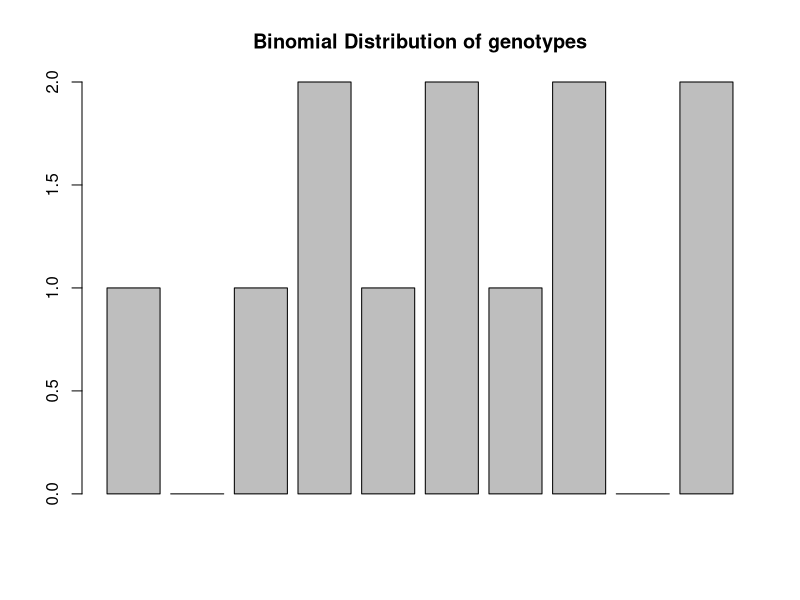
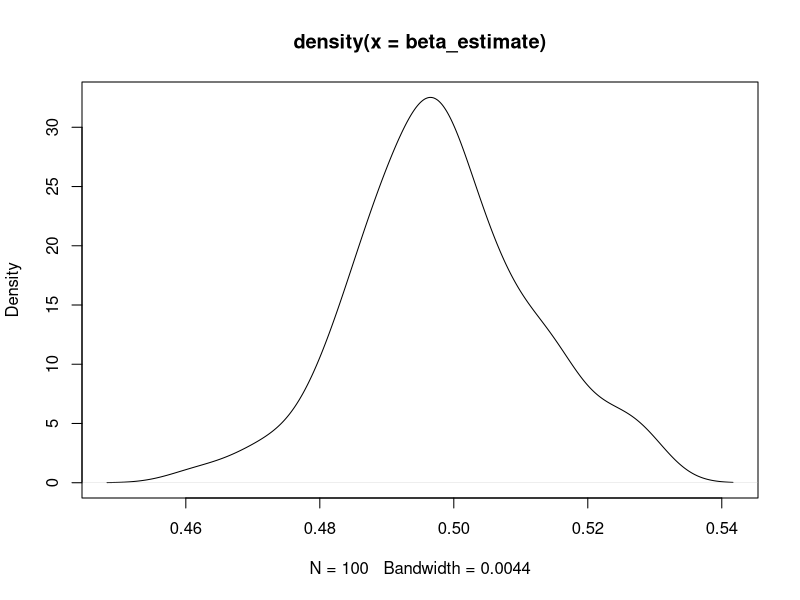

Here is the R script that generated these plots, in order:
x <- c(1, 0, 2, 1, 1, 0, 1, 2, 0, 0)
size <- 2
p <- 0.5

#Plot binomial 
geno <- rbinom(x, size, p)
barplot(geno, main="Binomial Distribution of genotypes")

#Observed counts from random binomial
observed <- factor(geno, levels=c(0, 1, 2))
table(observed)

#Expected counts from random binomial
expected <- c(p^2*10, 2*p*(1-p)*10, (1-p)^2*10)
table(expected, levels = c(0,1,2))

#-------------------------------------------------------------------

#GWAS Lin Reg

G_maf_p <- 0.39 #minor allele frequency
true_beta = 0.5 #effect size
beta_0 <- 0
n <- 1000
sigma <- 0.31
beta_estimate <- numeric(100)

for (j in 1:100) {
  set.seed(j)
  epsilon = rnorm(n, 0, sigma)
  genotypes = rbinom(n, 2, G_maf_p)
  table (genotypes) #just checking

  #now we generate phenotypes
  phenotypes <- numeric(1000)
  for (i in 1:n) {
    phenotypes[i] <- beta_0 + true_beta * genotypes[i] + epsilon[i]
  }

  sim <- lm (phenotypes ~ genotypes)
  summary(sim)
  beta_estimate[j] <-coef(sim)["genotypes"]
}
density_genotype <- density(beta_estimate)
plot(density_genotype)
